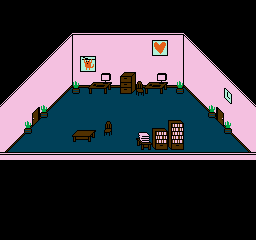

Rendered tile map (Tiled .tmx) drawn with the repository's tilesets; below, a short description and the map source with its tile grids summarised:
An orthogonal 32x30 tile map with 8x8 px tiles, 2 tile layers (Tile Layer 1, Tile Layer 2).

<map version="1.0" orientation="orthogonal" width="32" height="30" tilewidth="8" tileheight="8">
 <tileset firstgid="1" name="tileset" tilewidth="8" tileheight="8">
  <image source="tileset.png" trans="ff00ff" width="256" height="240" />
  <tile id="0">
   <properties>
    <property name="Solid" value="" />
   </properties>
  </tile>
  <tile id="1">
   <properties>
    <property name="Solid" value="" />
   </properties>
  </tile>
  <tile id="2">
   <properties>
    <property name="Solid" value="" />
   </properties>
  </tile>
  <tile id="3">
   <properties>
    <property name="Solid" value="" />
   </properties>
  </tile>
  <tile id="4">
   <properties>
    <property name="Solid" value="" />
   </properties>
  </tile>
  <tile id="5">
   <properties>
    <property name="Solid" value="" />
   </properties>
  </tile>
  <tile id="6">
   <properties>
    <property name="Solid" value="" />
   </properties>
  </tile>
  <tile id="8">
   <properties>
    <property name="Solid" value="" />
   </properties>
  </tile>
  <tile id="9">
   <properties>
    <property name="Solid" value="" />
   </properties>
  </tile>
  <tile id="10">
   <properties>
    <property name="Solid" value="" />
   </properties>
  </tile>
  <tile id="11">
   <properties>
    <property name="Solid" value="" />
   </properties>
  </tile>
  <tile id="12">
   <properties>
    <property name="Solid" value="" />
   </properties>
  </tile>
  <tile id="14">
   <properties>
    <property name="Solid" value="" />
   </properties>
  </tile>
  <tile id="15">
   <properties>
    <property name="Solid" value="" />
   </properties>
  </tile>
  <tile id="16">
   <properties>
    <property name="Solid" value="" />
   </properties>
  </tile>
  <tile id="17">
   <properties>
    <property name="Solid" value="" />
   </properties>
  </tile>
  <tile id="18">
   <properties>
    <property name="Solid" value="" />
   </properties>
  </tile>
  <tile id="19">
   <properties>
    <property name="Solid" value="" />
   </properties>
  </tile>
  <tile id="20">
   <properties>
    <property name="Solid" value="" />
   </properties>
  </tile>
  <tile id="46">
   <properties>
    <property name="" value="" />
   </properties>
  </tile>
  <tile id="47">
   <properties>
    <property name="" value="" />
   </properties>
  </tile>
  <tile id="64">
   <properties>
    <property name="Solid" value="" />
   </properties>
  </tile>
  <tile id="65">
   <properties>
    <property name="Solid" value="" />
   </properties>
  </tile>
  <tile id="66">
   <properties>
    <property name="Solid" value="" />
   </properties>
  </tile>
  <tile id="67">
   <properties>
    <property name="Solid" value="" />
   </properties>
  </tile>
  <tile id="68">
   <properties>
    <property name="Solid" value="" />
   </properties>
  </tile>
  <tile id="70">
   <properties>
    <property name="Solid" value="" />
   </properties>
  </tile>
  <tile id="71">
   <properties>
    <property name="Solid" value="" />
   </properties>
  </tile>
  <tile id="78">
   <properties>
    <property name="Solid" value="" />
   </properties>
  </tile>
  <tile id="79">
   <properties>
    <property name="Solid" value="" />
   </properties>
  </tile>
  <tile id="80">
   <properties>
    <property name="Solid" value="" />
   </properties>
  </tile>
  <tile id="81">
   <properties>
    <property name="Solid" value="" />
   </properties>
  </tile>
  <tile id="82">
   <properties>
    <property name="Solid" value="" />
   </properties>
  </tile>
  <tile id="101">
   <properties>
    <property name="Solid" value="" />
   </properties>
  </tile>
  <tile id="102">
   <properties>
    <property name="Solid" value="" />
   </properties>
  </tile>
  <tile id="103">
   <properties>
    <property name="Solid" value="" />
   </properties>
  </tile>
  <tile id="104">
   <properties>
    <property name="Solid" value="" />
   </properties>
  </tile>
  <tile id="105">
   <properties>
    <property name="Solid" value="" />
   </properties>
  </tile>
  <tile id="106">
   <properties>
    <property name="Solid" value="" />
   </properties>
  </tile>
  <tile id="107">
   <properties>
    <property name="Solid" value="" />
   </properties>
  </tile>
  <tile id="108">
   <properties>
    <property name="Solid" value="" />
   </properties>
  </tile>
  <tile id="109">
   <properties>
    <property name="Solid" value="" />
   </properties>
  </tile>
  <tile id="132">
   <properties>
    <property name="Solid" value="" />
   </properties>
  </tile>
  <tile id="136">
   <properties>
    <property name="Solid" value="" />
   </properties>
  </tile>
  <tile id="137">
   <properties>
    <property name="Solid" value="" />
   </properties>
  </tile>
  <tile id="138">
   <properties>
    <property name="Solid" value="" />
   </properties>
  </tile>
  <tile id="139">
   <properties>
    <property name="Solid" value="" />
   </properties>
  </tile>
  <tile id="165">
   <properties>
    <property name="Solid" value="" />
   </properties>
  </tile>
  <tile id="166">
   <properties>
    <property name="Solid" value="" />
   </properties>
  </tile>
  <tile id="167">
   <properties>
    <property name="Solid" value="" />
   </properties>
  </tile>
  <tile id="168">
   <properties>
    <property name="Solid" value="" />
   </properties>
  </tile>
  <tile id="170">
   <properties>
    <property name="Solid" value="" />
   </properties>
  </tile>
  <tile id="171">
   <properties>
    <property name="Solid" value="" />
   </properties>
  </tile>
  <tile id="172">
   <properties>
    <property name="Solid" value="" />
   </properties>
  </tile>
  <tile id="173">
   <properties>
    <property name="Solid" value="" />
   </properties>
  </tile>
  <tile id="175">
   <properties>
    <property name="Solid" value="" />
   </properties>
  </tile>
  <tile id="177">
   <properties>
    <property name="Solid" value="" />
   </properties>
  </tile>
  <tile id="197">
   <properties>
    <property name="Solid" value="" />
   </properties>
  </tile>
  <tile id="198">
   <properties>
    <property name="Solid" value="" />
   </properties>
  </tile>
  <tile id="199">
   <properties>
    <property name="Solid" value="" />
   </properties>
  </tile>
  <tile id="200">
   <properties>
    <property name="Solid" value="" />
   </properties>
  </tile>
  <tile id="201">
   <properties>
    <property name="Solid" value="" />
   </properties>
  </tile>
  <tile id="204">
   <properties>
    <property name="Solid" value="" />
   </properties>
  </tile>
  <tile id="205">
   <properties>
    <property name="Solid" value="" />
   </properties>
  </tile>
  <tile id="206">
   <properties>
    <property name="Solid" value="" />
   </properties>
  </tile>
  <tile id="207">
   <properties>
    <property name="Solid" value="" />
   </properties>
  </tile>
  <tile id="210">
   <properties>
    <property name="Solid" value="" />
   </properties>
  </tile>
  <tile id="228">
   <properties>
    <property name="Solid" value="" />
   </properties>
  </tile>
  <tile id="233">
   <properties>
    <property name="Solid" value="" />
   </properties>
  </tile>
  <tile id="234">
   <properties>
    <property name="Solid" value="" />
   </properties>
  </tile>
  <tile id="235">
   <properties>
    <property name="Solid" value="" />
   </properties>
  </tile>
  <tile id="236">
   <properties>
    <property name="Solid" value="" />
   </properties>
  </tile>
  <tile id="237">
   <properties>
    <property name="Solid" value="" />
   </properties>
  </tile>
  <tile id="240">
   <properties>
    <property name="Solid" value="" />
   </properties>
  </tile>
  <tile id="241">
   <properties>
    <property name="Solid" value="" />
   </properties>
  </tile>
  <tile id="261">
   <properties>
    <property name="Solid" value="" />
   </properties>
  </tile>
  <tile id="262">
   <properties>
    <property name="Solid" value="" />
   </properties>
  </tile>
  <tile id="263">
   <properties>
    <property name="Solid" value="" />
   </properties>
  </tile>
  <tile id="264">
   <properties>
    <property name="Solid" value="" />
   </properties>
  </tile>
  <tile id="291">
   <properties>
    <property name="Solid" value="" />
   </properties>
  </tile>
  <tile id="292">
   <properties>
    <property name="Solid" value="" />
   </properties>
  </tile>
  <tile id="293">
   <properties>
    <property name="Solid" value="" />
   </properties>
  </tile>
  <tile id="294">
   <properties>
    <property name="Solid" value="" />
   </properties>
  </tile>
  <tile id="295">
   <properties>
    <property name="Solid" value="" />
   </properties>
  </tile>
  <tile id="296">
   <properties>
    <property name="Solid" value="" />
   </properties>
  </tile>
 </tileset>
 <layer name="Tile Layer 1" width="32" height="30">
  <data>[960 cells, 960 non-empty, 25 distinct tile ids]</data>
 </layer>
 <layer name="Tile Layer 2" width="32" height="30">
  <data>[960 cells, 74 non-empty, 48 distinct tile ids]</data>
 </layer>
</map>
